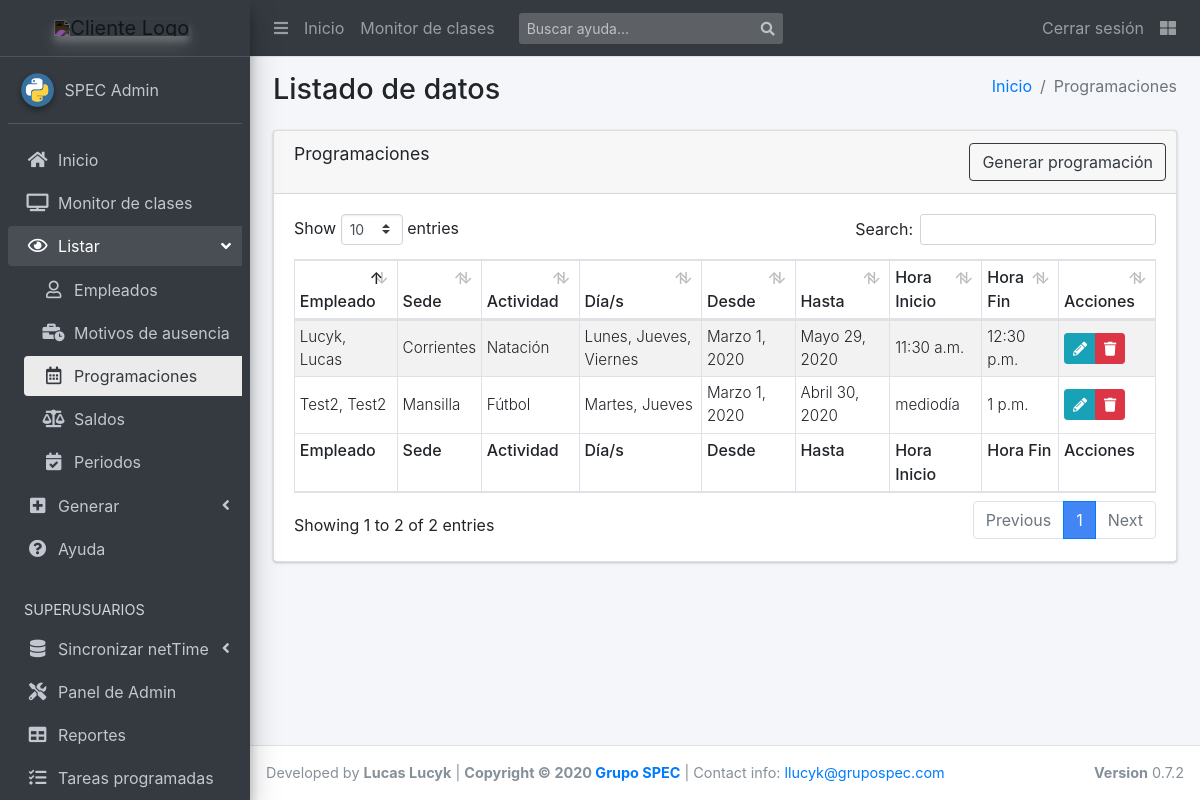
The page /list/programaciones/ (signed in) on the database its author committed.
### scg_app/models.py (models this page shows, shortened)
class Recurrencia(models.Model):
    fecha_desde = models.DateField(default=timezone.now)
    fecha_hasta = models.DateField(blank=True)
    horario_desde = models.TimeField(default=timezone.now)
    horario_hasta = models.TimeField(blank=True)
    empleado = models.ForeignKey(
        'Empleado', on_delete=models.SET(''), null=True)
    actividad = models.ForeignKey(
        'Actividad', on_delete=models.SET(''), null=True)
    sede = models.ForeignKey('Sede', on_delete=models.SET(''), null=True)
    weekdays = MultiSelectField(
        'Días de la semana', choices=settings.DIA_SEMANA_CHOICES,
        null=True, blank=True)
    locked = models.BooleanField(null=True, blank=True, default=False)
    class Meta:
        verbose_name = "Recurrencia"
        verbose_name_plural = "Recurrencias"
        get_latest_by = "id"
    def get_dias_str(self):
        return ', '.join(utils.get_dia_display(*self.weekdays))
    get_dias_str.short_description = "Días"
    def get_edit_url(self):
        return reverse('programacion_update', kwargs={"pk": self.id})
    def get_delete_url(self):
        return reverse(
            'confirm_delete',
            kwargs={"model":self.__class__.__name__, "pk":self.id})

class Empleado(models.Model):
    id_netTime = models.PositiveIntegerField(
        default=0,
        validators=[MinValueValidator(1)],
        unique=True,
        help_text="Para matchear marcajes e importaciones"
    )
    apellido = models.CharField(max_length=20)
    nombre = models.CharField(max_length=20)
    dni = models.CharField(max_length=8, unique=True)
    legajo = models.CharField(max_length=10, null=True, blank=True)
    empresa = models.CharField(max_length=10, null=True, blank=True)
    tipo = models.ForeignKey(
        'TipoContrato', on_delete=models.CASCADE, null=True, blank=True)
    liquidacion = models.ForeignKey(
        'TipoLiquidacion', on_delete=models.CASCADE, null=True, blank=True)
    escala = models.ManyToManyField('Escala')
    class Meta:
        verbose_name = "Empleado"
        verbose_name_plural = "Empleados"
        get_latest_by = "id"
    def __str__(self):
        return '{}, {}'.format(
            self.apellido,
            self.nombre if self.nombre else ''
        )

class Sede(models.Model):
    id_netTime = models.PositiveIntegerField(
        default=0,
        validators=[MinValueValidator(1)],
        unique=True,
        help_text="Para matchear marcajes e importaciones")
    nombre = models.CharField(max_length=40)
    tipo = models.CharField(max_length=30, default="Física", blank=True)
    class Meta:
        verbose_name = "Sede"
        verbose_name_plural = "Sedes"
        get_latest_by = "id"

class Actividad(models.Model):
    nombre = models.CharField(max_length=100)
    grupo = models.ForeignKey(
        'GrupoActividad', on_delete=models.SET(''), null=True, blank=True)
    class Meta:
        verbose_name = "Actividad"
        verbose_name_plural = "Actividades"
        get_latest_by = "id"

### scg_app/views.py (the view)
# urls.py: path('programaciones/', views.RecurrenciasList.as_view(),
class RecurrenciasList(LoginRequiredMixin, ListView):
    model = Recurrencia
    template_name = 'apps/scg_app/list/programaciones.html'
    context_object_name = 'programaciones_list'
    ordering = ['-fecha_desde', '-horario_desde', 'actividad__nombre']

### scg_app/utils.py (called while the page is built)
def get_dia_display(*args):
    to_dict = dict(settings.DIA_SEMANA_CHOICES)
    return [to_dict.get(str(char)) for char in args]

### templates/apps/scg_app/list/programaciones.html
{% extends "apps/scg_app/list/base.html" %}
{% block active_ver_program %} active {% endblock %}
{% block route %}
  <li class="breadcrumb-item"><a href="{% url 'index' %}">Inicio</a></li>
  <li class="breadcrumb-item active">Programaciones</li>
{% endblock route %}
{% block tableName %}Programaciones{% endblock %}
{% block generar_btn %}
  <a href="{% url 'programar' %}" class="btn btn-outline-dark">Generar programaci&oacute;n</a>
{% endblock %}
{% block tableHeaders %}
  <tr>
    <th>Empleado</th>
    <th>Sede</th>
    <th>Actividad</th>
    <th>D&iacute;a/s</th>
    <th>Desde</th>
    <th>Hasta</th>
    <th>Hora Inicio</th>
    <th>Hora Fin</th>
    <th>Acciones</th>
  </tr>
{% endblock %}
{% block tableBody %}
  {% for programacion in programaciones_list %}
    <tr>
      <td class="align-middle">{{programacion.empleado|capfirst}}</td>
      <td class="align-middle">{{programacion.sede.nombre|capfirst}}</td>
      <td class="align-middle">{{programacion.actividad.nombre|capfirst}}</td>
      <td class="align-middle">{{programacion.get_dias_str}}</td>
      <td class="align-middle">{{programacion.fecha_desde}}</td>
      <td class="align-middle">{{programacion.fecha_hasta}}</td>
      <td class="align-middle">{{programacion.horario_desde}}</td>
      <td class="align-middle">{{programacion.horario_hasta}}</td>
      <td class="py-0 align-middle">
        <div class="btn-group btn-group-sm">
          <a href="{{ programacion.get_edit_url|safe }}" class="btn btn-info"><i class="fas fa-pencil-alt"></i></a>
          {% if programacion.locked %}
            <a href="#" class="btn btn-danger disabled" role="button" aria-disabled="true">
              <i class="fas fa-trash"></i>
            </a>
          {% else %}
            <a href="{{ programacion.get_delete_url|safe }}" class="btn btn-danger"><i class="fas fa-trash"></i></a>
          {% endif %}
        </div>
      </td>
    </tr>
  {% endfor %}
{% endblock %}
{% block tableFooter %}
  <tr>
    <th>Empleado</th>
    <th>Sede</th>
    <th>Actividad</th>
    <th>D&iacute;a/s</th>
    <th>Desde</th>
    <th>Hasta</th>
    <th>Hora Inicio</th>
    <th>Hora Fin</th>
    <th>Acciones</th>
  </tr>
{% endblock %}

### templates/base_template.html (shortened to what this page needs)
<!DOCTYPE html>
<html lang="es">
<head>
  {% load static %}
  <link rel="stylesheet" href="{%  static 'css/main.css' %}">
  <link rel="stylesheet" href="https://code.ionicframework.com/ionicons/2.0.1/css/ionicons.min.css">
  <link rel="stylesheet" href="{%  static 'dist/css/adminlte.min.css' %}">
  <link rel="stylesheet" href="https://cdnjs.cloudflare.com/ajax/libs/Chart.js/2.8.0/Chart.min.css" />
  <link rel="stylesheet" href="https://stackpath.bootstrapcdn.com/bootstrap/4.4.1/css/bootstrap.min.css">
  {% if 1 == 1 %}
    <link rel="stylesheet" href="https://use.fontawesome.com/releases/v5.8.2/css/all.css">
  {% else %}
    <link rel="stylesheet" href="{%  static 'plugins/fontawesome-free/css/all.min.css' %}">
  {% endif %}
  {% block extra_css %}
  {% endblock %}
</head>
<body class="hold-transition sidebar-mini layout-fixed .layout-footer-fixed .layout-navbar-fixed">
<div class="wrapper">
  <nav class="main-header navbar navbar-expand navbar-dark navbar-dark">
    <ul class="navbar-nav">
      <li class="nav-item">
        <a class="nav-link" data-widget="pushmenu" href="#" role="button"><i class="fas fa-bars"></i></a>
      </li>
      <li class="nav-item d-none d-sm-inline-block">
        <a href="{% url 'index' %}" class="nav-link">Inicio</a>
      </li>
      <li class="nav-item d-none d-sm-inline-block">
        <a href="{% url 'clases_view'%}" class="nav-link">Monitor de clases</a>
      </li>
    </ul>
    <form class="form-inline ml-3">
      <div class="input-group input-group-sm">
        <input class="form-control form-control-navbar" type="search" placeholder="Buscar ayuda..." aria-label="Buscar">
        <div class="input-group-append">
          <button class="btn btn-navbar" type="submit">
            <i class="fas fa-search"></i>
          </button>
        </div>
      </div>
    </form>
    <ul class="navbar-nav ml-auto">
      {% if user.is_authenticated %}
        <li class="nav-item">
          <a class="nav-link" href="{% url 'logout'%}?next={{request.path}}">
          Cerrar sesi&oacute;n
          </a>
        </li>
      {% endif %}
      <li class="nav-item">
        <a class="nav-link" data-widget="control-sidebar" data-slide="true" href="#" role="button">
          <i class="fas fa-th-large"></i>
        </a>
      </li>
    </ul>
  </nav>
  <aside class="main-sidebar sidebar-dark-primary elevation-4">
    <a id="logo-big" href="{% url 'index' %}" class="brand-link text-center" style="display:none;">
      <img src="https://megatlon.com/megatlon/images/megatlon.svg"
           alt="Cliente Logo"
           class="brand-image elevation-3 invert-color img-center"
           style="opacity: .8;">
      <span class="brand-text font-weight-light">&nbsp;</span>
    </a>
    <div class="sidebar">
      <div class="user-panel mt-3 pb-3 mb-3 d-flex">
        <div class="image">
          <img src="{% static 'img/python.png' %}" class="img-circle elevation-2" alt="User Image">
        </div>
        <div class="info">
          <a href="#" class="d-block">{{ user.last_name }} {{ user.first_name }}</a>
        </div>
      </div>
      <nav class="mt-2">
        <ul class="nav nav-pills nav-sidebar flex-column nav-child-indent" data-widget="treeview" role="menu" data-accordion="false">
          <li class="nav-item">
            <a href="{% url 'index' %}" class="nav-link {% block active_home %}{% endblock %}">
              <i class="nav-icon fas fa-home"></i>
              <p>Inicio</p>
            </a>
          </li>
          <li class="nav-item">
            <a href="{% url 'clases_view'%}" class="nav-link {% block active_monitor %}{% endblock %}">
              <i class="nav-icon fas fa-tv"></i>
              <p>Monitor de clases</p>
            </a>
          </li>
          <li class="nav-item has-treeview {% block open_ver %}{% endblock %}">
            <a href="#" class="nav-link">
              <i class="nav-icon far fa-eye"></i>
              <p>
                Listar
                <i class="fas fa-angle-left right"></i>
              </p>
            </a>
            <ul class="nav nav-treeview">
              <li class="nav-item">
                <a href="{% url 'empleados_view'%}" class="nav-link {% block active_ver_empleados %}{% endblock %}">
                  <i class="far fa-user nav-icon"></i>
                  <p>Empleados</p>
                </a>
              </li>
              <li class="nav-item">
                <a href="{% url 'motivos_ausencia_view'%}" class="nav-link {% block active_ver_mot_aus %}{% endblock %}">
                  <i class="fas fa-business-time nav-icon"></i>
                  <p>Motivos de ausencia</p>
                </a>
              </li>
              <li class="nav-item">
                <a href="{% url 'programaciones_view'%}" class="nav-link {% block active_ver_program %}{% endblock %}">
                  <i class="far fa-calendar-alt nav-icon"></i>
                  <p>Programaciones</p>
                </a>
              </li>
              <li class="nav-item">
                <a href="{% url 'saldos_view'%}" class="nav-link {% block active_ver_saldos %}{% endblock %}">
                  <i class="fas fa-balance-scale nav-icon"></i>
                  <p>Saldos</p>
                </a>
              </li>
              <li class="nav-item">
                <a href="{% url 'periodos_view'%}" class="nav-link {% block active_ver_periodos %}{% endblock %}">
                  <i class="fas fa-calendar-check nav-icon"></i>
                  <p>Periodos</p>
                </a>
              </li>
            </ul>
          </li>
          <li class="nav-item has-treeview {% block open_crear %}{% endblock %}">
            <a href="#" class="nav-link">
              <i class="nav-icon fas fa-plus-square"></i>
              <p>
                Generar
                <i class="right fas fa-angle-left"></i>
              </p>
            </a>
          </li>
          <li class="nav-item">
            <a href="{% url 'wiki'%}" class="nav-link {% block active_wiki %}{% endblock %}">
              <i class="nav-icon fas fa-question-circle"></i>
              <p>Ayuda</p>
            </a>
          </li>
          {% if user.is_superuser %}
            <li class="nav-header">SUPERUSUARIOS</li>
            <li class="nav-item has-treeview">
              <a href="#" class="nav-link">
                <i class="nav-icon fas fa-database"></i>
                <p>
                  Sincronizar netTime
                  <i class="right fas fa-angle-left"></i>
                </p>
              </a>
            </li>
            <li class="nav-item">
              <a href="/admin/" target="_blank" class="nav-link">
                <i class="nav-icon fas fa-tools"></i>
                <p>Panel de Admin</p>
              </a>
            </li>
            <li class="nav-item">
              <a href="/report_builder/" class="nav-link">
                <i class="nav-icon fas fa-table"></i>
                <p>Reportes</p>
              </a>
            </li>
            <li class="nav-item">
              <a href="{% url 'tasks_management' %}" class="nav-link {% block active_tareas %}{% endblock %}">
                <i class="nav-icon fas fa-tasks"></i>
                <p>Tareas programadas</p>
              </a>
            </li>
          {% endif %}
        </ul>
      </nav>
    </div>
  </aside>
  <div class="content-wrapper">
    <section class="content-header">
      <div class="container-fluid">
        <div class="row mb-2">
          <div class="col-sm-6">
            <h1>{% block namepage %}Inicio{% endblock %}</h1>
          </div>
          <div class="col-sm-6">
            <ol class="breadcrumb float-sm-right">
              {% block route %}{% endblock %}
            </ol>
          </div>
        </div>
      </div>
    </section>
    <section class="content">
      <div class="container-fluid">
        {% block content %}{% endblock %}
      </div>
    </section>
  </div>
  <footer class="main-footer">
    <div class="float-right d-none d-sm-block">
      <b>Version</b> 0.7.2
    </div>
    Developed by <strong>Lucas Lucyk</strong> |
    <strong>Copyright &copy; 2020 <a href="https://grupospec.com/es/">Grupo SPEC</a></strong>
    | Contact info: <a href="mailto:llucyk@grupospec.com">llucyk@grupospec.com</a>
  </footer>
</div>
</body>
</html>

### static/css/main.css (style rules this page uses)
footer { font-size: .9rem; }
table td { font-size: .95rem; font-weight: 300; }
table th { font-size: 1rem; font-weight: 500; }
.invert-color { -webkit-filter: invert(1); filter: invert(1); }
.img-center { float: none !important; }

### rows shown on the page
Recurrencia: empleado "Test2, Test2", sede.nombre "Mansilla", actividad.nombre "Fútbol", get_dias_str "Martes, Jueves", fecha_desde "Marzo 1, 2020", fecha_hasta "Abril 30, 2020", horario_desde "mediodía", horario_hasta "1 p.m."
Recurrencia: empleado "Lucyk, Lucas", sede.nombre "Corrientes", actividad.nombre "Natación", get_dias_str "Lunes, Jueves, Viernes", fecha_desde "Marzo 1, 2020", fecha_hasta "Mayo 29, 2020", horario_desde "11:30 a.m.", horario_hasta "12:30 p.m."

### other values the page prints
{{ user.last_name }} "SPEC"
{{ user.first_name }} "Admin"
